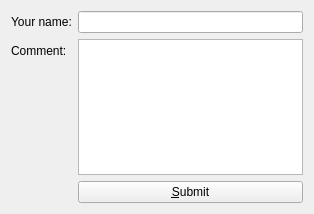
<?xml version="1.0" encoding="UTF-8"?>
<ui version="4.0">
 <class>Widget</class>
 <widget class="QWidget" name="Widget">
  <property name="geometry">
   <rect>
    <x>0</x>
    <y>0</y>
    <width>314</width>
    <height>214</height>
   </rect>
  </property>
  <property name="windowTitle">
   <string>Widget</string>
  </property>
  <layout class="QVBoxLayout" name="verticalLayout_2">
   <item>
    <layout class="QFormLayout" name="form">
     <item row="0" column="0">
      <widget class="QLabel" name="lbl_name">
       <property name="text">
        <string>Your name:</string>
       </property>
      </widget>
     </item>
     <item row="1" column="0">
      <widget class="QLabel" name="lbl_comment">
       <property name="text">
        <string>Comment:</string>
       </property>
      </widget>
     </item>
     <item row="1" column="1">
      <widget class="QTextEdit" name="txt_comment"/>
     </item>
     <item row="2" column="1">
      <widget class="QPushButton" name="btn_submit">
       <property name="text">
        <string>&amp;Submit</string>
       </property>
      </widget>
     </item>
     <item row="0" column="1">
      <widget class="QLineEdit" name="txt_name"/>
     </item>
    </layout>
   </item>
  </layout>
 </widget>
 <tabstops>
  <tabstop>txt_name</tabstop>
  <tabstop>txt_comment</tabstop>
  <tabstop>btn_submit</tabstop>
 </tabstops>
 <resources/>
 <connections/>
</ui>
